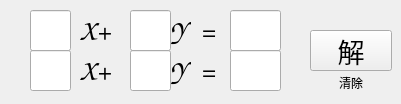
   <widget class="QWidget" name="tab_16">
    <attribute name="title">
     <string>二元一次</string>
    </attribute>
    <widget class="QLineEdit" name="X31">
     <property name="geometry">
      <rect>
       <x>30</x>
       <y>10</y>
       <width>41</width>
       <height>41</height>
      </rect>
     </property>
     <property name="font">
      <font>
       <family>Arial Unicode MS</family>
       <pointsize>22</pointsize>
      </font>
     </property>
    </widget>
    <widget class="QLabel" name="label_8">
     <property name="geometry">
      <rect>
       <x>200</x>
       <y>10</y>
       <width>41</width>
       <height>41</height>
      </rect>
     </property>
     <property name="font">
      <font>
       <family>Comic Sans MS</family>
       <pointsize>22</pointsize>
      </font>
     </property>
     <property name="text">
      <string>=</string>
     </property>
    </widget>
    <widget class="QPushButton" name="X3">
     <property name="geometry">
      <rect>
       <x>310</x>
       <y>30</y>
       <width>82</width>
       <height>41</height>
      </rect>
     </property>
     <property name="font">
      <font>
       <family>华文细黑</family>
       <pointsize>20</pointsize>
      </font>
     </property>
     <property name="text">
      <string>解</string>
     </property>
    </widget>
    <widget class="QLineEdit" name="X32">
     <property name="geometry">
      <rect>
       <x>130</x>
       <y>10</y>
       <width>41</width>
       <height>41</height>
      </rect>
     </property>
     <property name="font">
      <font>
       <family>Arial Unicode MS</family>
       <pointsize>22</pointsize>
      </font>
     </property>
    </widget>
    <widget class="QLabel" name="label_9">
     <property name="geometry">
      <rect>
       <x>80</x>
       <y>10</y>
       <width>41</width>
       <height>41</height>
      </rect>
     </property>
     <property name="font">
      <font>
       <family>Comic Sans MS</family>
       <pointsize>22</pointsize>
      </font>
     </property>
     <property name="text">
      <string>X+</string>
     </property>
    </widget>
    <widget class="QLineEdit" name="X33">
     <property name="geometry">
      <rect>
       <x>230</x>
       <y>10</y>
       <width>51</width>
       <height>41</height>
      </rect>
     </property>
     <property name="font">
      <font>
       <family>Arial Unicode MS</family>
       <pointsize>22</pointsize>
      </font>
     </property>
    </widget>
    <widget class="QLineEdit" name="X34">
     <property name="geometry">
      <rect>
       <x>30</x>
       <y>50</y>
       <width>41</width>
       <height>41</height>
      </rect>
     </property>
     <property name="font">
      <font>
       <family>Arial Unicode MS</family>
       <pointsize>22</pointsize>
      </font>
     </property>
    </widget>
    <widget class="QLabel" name="label_10">
     <property name="geometry">
      <rect>
       <x>200</x>
       <y>50</y>
       <width>41</width>
       <height>41</height>
      </rect>
     </property>
     <property name="font">
      <font>
       <family>Comic Sans MS</family>
       <pointsize>22</pointsize>
      </font>
     </property>
     <property name="text">
      <string>=</string>
     </property>
    </widget>
    <widget class="QLineEdit" name="X35">
     <property name="geometry">
      <rect>
       <x>130</x>
       <y>50</y>
       <width>41</width>
       <height>41</height>
      </rect>
     </property>
     <property name="font">
      <font>
       <family>Arial Unicode MS</family>
       <pointsize>22</pointsize>
      </font>
     </property>
    </widget>
    <widget class="QLabel" name="label_11">
     <property name="geometry">
      <rect>
       <x>80</x>
       <y>50</y>
       <width>41</width>
       <height>41</height>
      </rect>
     </property>
     <property name="font">
      <font>
       <family>Comic Sans MS</family>
       <pointsize>22</pointsize>
      </font>
     </property>
     <property name="text">
      <string>X+</string>
     </property>
    </widget>
    <widget class="QLineEdit" name="X36">
     <property name="geometry">
      <rect>
       <x>230</x>
       <y>50</y>
       <width>51</width>
       <height>41</height>
      </rect>
     </property>
     <property name="font">
      <font>
       <family>Arial Unicode MS</family>
       <pointsize>22</pointsize>
      </font>
     </property>
    </widget>
    <widget class="QLabel" name="label_12">
     <property name="geometry">
      <rect>
       <x>170</x>
       <y>10</y>
       <width>21</width>
       <height>41</height>
      </rect>
     </property>
     <property name="font">
      <font>
       <family>Comic Sans MS</family>
       <pointsize>22</pointsize>
      </font>
     </property>
     <property name="text">
      <string>Y</string>
     </property>
    </widget>
    <widget class="QLabel" name="label_13">
     <property name="geometry">
      <rect>
       <x>170</x>
       <y>50</y>
       <width>21</width>
       <height>41</height>
      </rect>
     </property>
     <property name="font">
      <font>
       <family>Comic Sans MS</family>
       <pointsize>22</pointsize>
      </font>
     </property>
     <property name="text">
      <string>Y</string>
     </property>
    </widget>
    <widget class="QPushButton" name="CLR3">
     <property name="geometry">
      <rect>
       <x>310</x>
       <y>70</y>
       <width>82</width>
       <height>25</height>
      </rect>
     </property>
     <property name="text">
      <string>清除</string>
     </property>
     <property name="flat">
      <bool>true</bool>
     </property>
    </widget>
   </widget>
